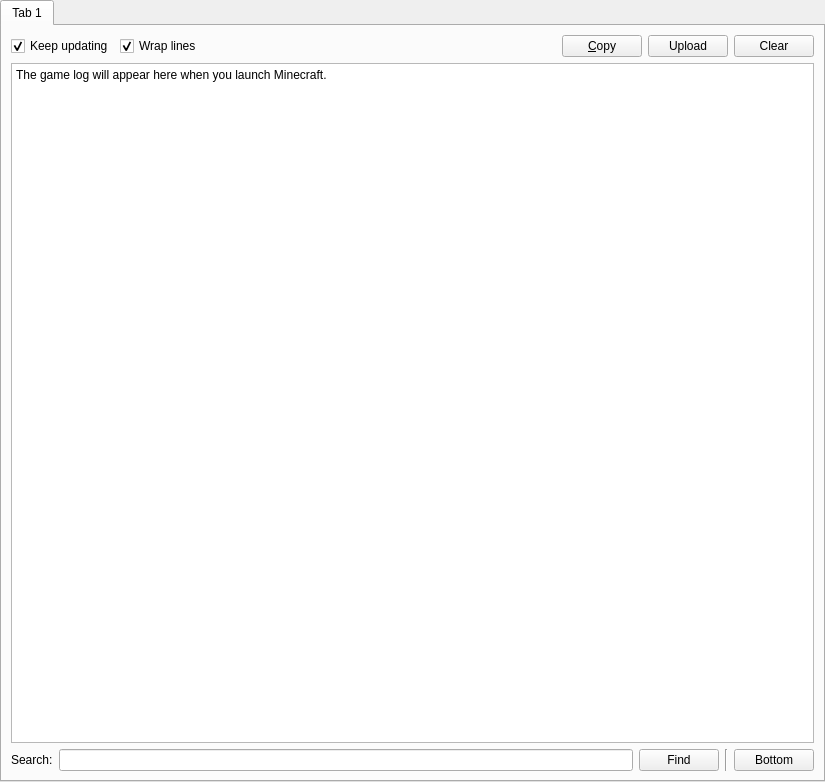
<?xml version="1.0" encoding="UTF-8"?>
<ui version="4.0">
 <class>LogPage</class>
 <widget class="QWidget" name="LogPage">
  <property name="geometry">
   <rect>
    <x>0</x>
    <y>0</y>
    <width>825</width>
    <height>782</height>
   </rect>
  </property>
  <layout class="QVBoxLayout" name="verticalLayout">
   <property name="leftMargin">
    <number>0</number>
   </property>
   <property name="topMargin">
    <number>0</number>
   </property>
   <property name="rightMargin">
    <number>0</number>
   </property>
   <property name="bottomMargin">
    <number>0</number>
   </property>
   <item>
    <widget class="QTabWidget" name="tabWidget">
     <property name="currentIndex">
      <number>0</number>
     </property>
     <widget class="QWidget" name="tab">
      <attribute name="title">
       <string notr="true">Tab 1</string>
      </attribute>
      <layout class="QGridLayout" name="gridLayout">
       <item row="1" column="0" colspan="5">
        <widget class="LogView" name="text">
         <property name="undoRedoEnabled">
          <bool>false</bool>
         </property>
         <property name="readOnly">
          <bool>true</bool>
         </property>
         <property name="plainText">
          <string notr="true">The game log will appear here when you launch Minecraft.</string>
         </property>
         <property name="textInteractionFlags">
          <set>Qt::LinksAccessibleByKeyboard|Qt::LinksAccessibleByMouse|Qt::TextBrowserInteraction|Qt::TextSelectableByKeyboard|Qt::TextSelectableByMouse</set>
         </property>
         <property name="centerOnScroll">
          <bool>false</bool>
         </property>
        </widget>
       </item>
       <item row="0" column="0" colspan="5">
        <layout class="QHBoxLayout" name="horizontalLayout">
         <item>
          <widget class="QCheckBox" name="trackLogCheckbox">
           <property name="text">
            <string>Keep updating</string>
           </property>
           <property name="checked">
            <bool>true</bool>
           </property>
          </widget>
         </item>
         <item>
          <widget class="QCheckBox" name="wrapCheckbox">
           <property name="text">
            <string>Wrap lines</string>
           </property>
           <property name="checked">
            <bool>true</bool>
           </property>
          </widget>
         </item>
         <item>
          <spacer name="horizontalSpacer">
           <property name="orientation">
            <enum>Qt::Horizontal</enum>
           </property>
           <property name="sizeHint" stdset="0">
            <size>
             <width>40</width>
             <height>20</height>
            </size>
           </property>
          </spacer>
         </item>
         <item>
          <widget class="QPushButton" name="btnCopy">
           <property name="toolTip">
            <string>Copy the whole log into the clipboard</string>
           </property>
           <property name="text">
            <string>&amp;Copy</string>
           </property>
          </widget>
         </item>
         <item>
          <widget class="QPushButton" name="btnPaste">
           <property name="toolTip">
            <string>Upload the log to the paste service configured in preferences</string>
           </property>
           <property name="text">
            <string>Upload</string>
           </property>
          </widget>
         </item>
         <item>
          <widget class="QPushButton" name="btnClear">
           <property name="toolTip">
            <string>Clear the log</string>
           </property>
           <property name="text">
            <string>Clear</string>
           </property>
          </widget>
         </item>
        </layout>
       </item>
       <item row="2" column="0">
        <widget class="QLabel" name="label">
         <property name="text">
          <string>Search:</string>
         </property>
        </widget>
       </item>
       <item row="2" column="2">
        <widget class="QPushButton" name="findButton">
         <property name="text">
          <string>Find</string>
         </property>
        </widget>
       </item>
       <item row="2" column="1">
        <widget class="QLineEdit" name="searchBar"/>
       </item>
       <item row="2" column="4">
        <widget class="QPushButton" name="btnBottom">
         <property name="toolTip">
          <string>Scroll all the way to bottom</string>
         </property>
         <property name="text">
          <string>Bottom</string>
         </property>
        </widget>
       </item>
       <item row="2" column="3">
        <widget class="Line" name="line">
         <property name="orientation">
          <enum>Qt::Vertical</enum>
         </property>
        </widget>
       </item>
      </layout>
     </widget>
    </widget>
   </item>
  </layout>
 </widget>
 <customwidgets>
  <customwidget>
   <class>LogView</class>
   <extends>QPlainTextEdit</extends>
   <header>ui/widgets/LogView.h</header>
  </customwidget>
 </customwidgets>
 <tabstops>
  <tabstop>tabWidget</tabstop>
  <tabstop>trackLogCheckbox</tabstop>
  <tabstop>wrapCheckbox</tabstop>
  <tabstop>btnCopy</tabstop>
  <tabstop>btnPaste</tabstop>
  <tabstop>btnClear</tabstop>
  <tabstop>text</tabstop>
  <tabstop>searchBar</tabstop>
  <tabstop>findButton</tabstop>
 </tabstops>
 <resources/>
 <connections/>
</ui>
